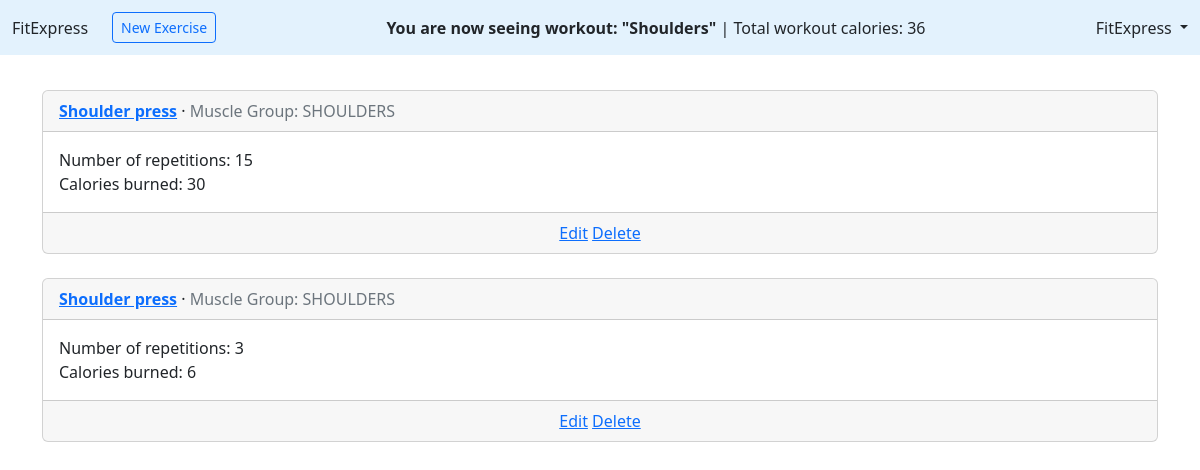
/workouts/5/ (signed in), run on an earlier commit of the app's database.
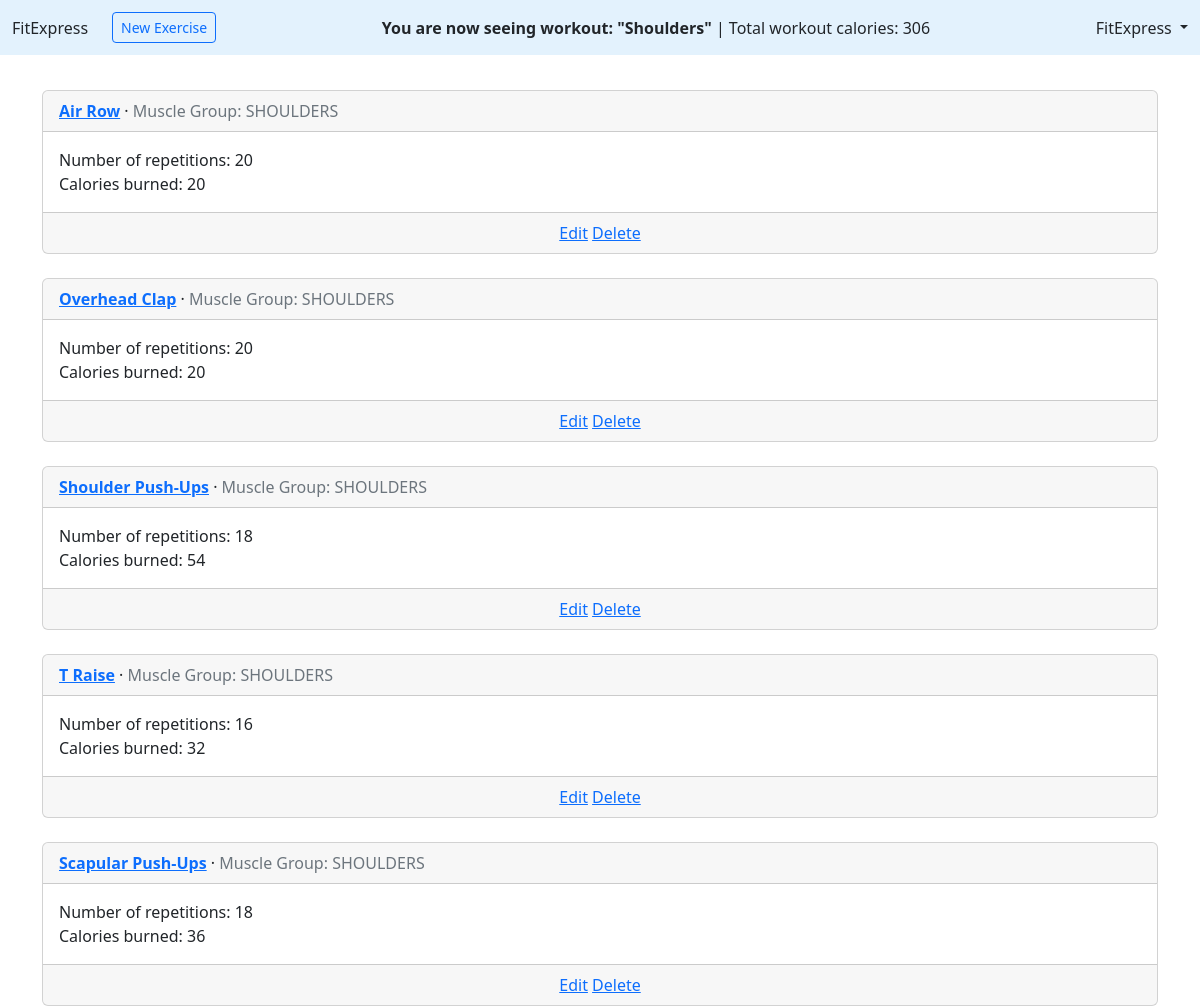
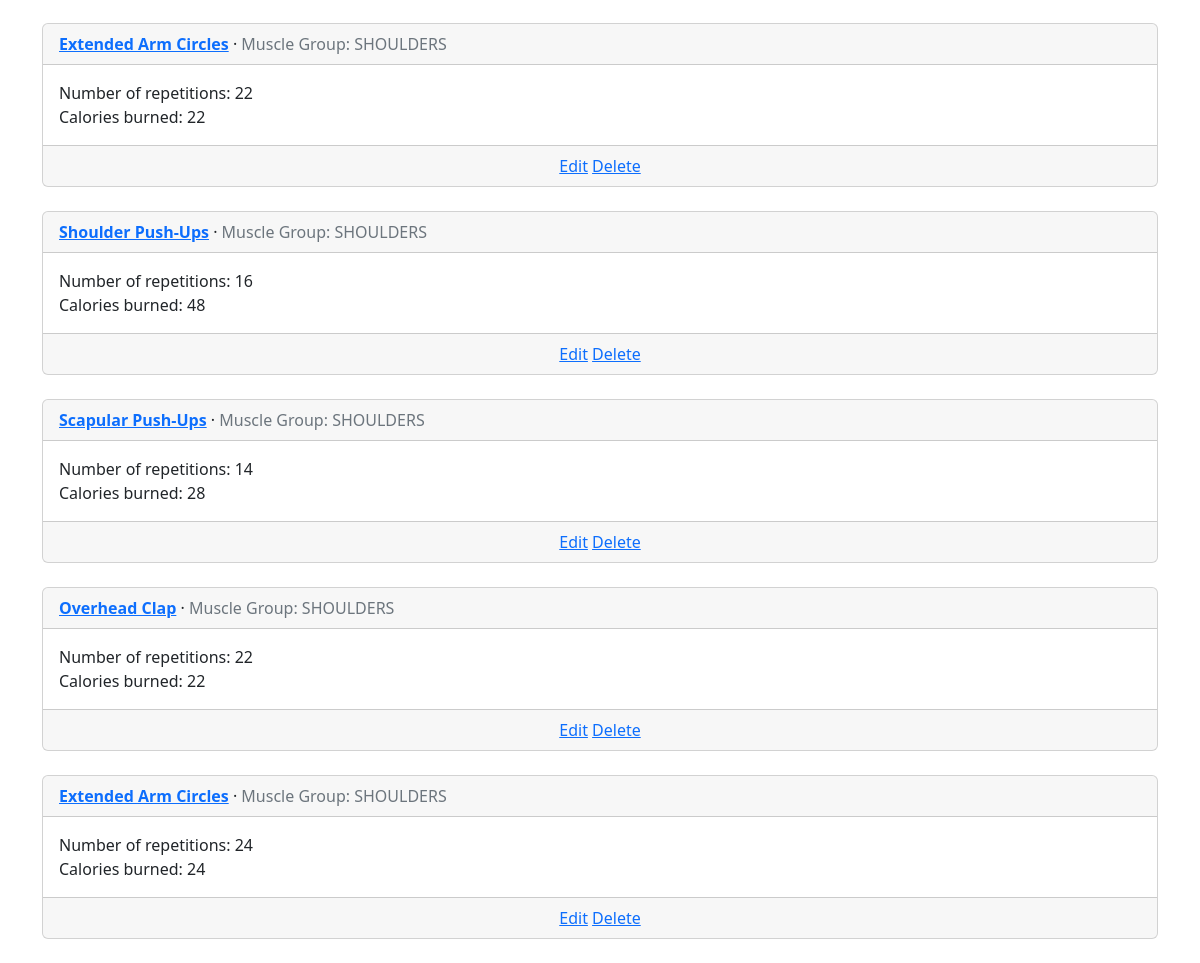
And on a later commit of the database (2 pictures, top to bottom).
### workouts/models.py (models this page shows, shortened)
class Workout(models.Model):
    title = models.CharField(max_length=255)
    description = models.TextField()
    exercise_num = models.PositiveIntegerField(default=0)
    last_training_date = models.DateField(null=True, blank=True)
    kcal = models.PositiveIntegerField(default=0)
    author = models.ForeignKey(
        settings.AUTH_USER_MODEL,
        on_delete=models.CASCADE,
    )
    def get_author(self):
        return self.author.__str__()

class WorkoutExercises(models.Model):
    workout = models.ForeignKey(Workout, on_delete=models.CASCADE)
    exercise = models.ForeignKey(Exercises, on_delete=models.CASCADE)
    repetitions = models.PositiveIntegerField()
    kcal_tot = models.PositiveIntegerField()

class Exercises(models.Model):
    muscle_group = models.TextField(choices=MuscleGroups.choices)
    title = models.CharField(max_length=255)
    kcal_rep = models.PositiveIntegerField()

### workouts/views.py (the view)
# urls.py: path("<int:workout_pk>/", WorkoutExercisesView.as_view(), name="workoutexercises"),
class WorkoutExercisesView(LoginRequiredMixin, ListView):
    model = WorkoutExercises
    template_name = "workoutexercises_list.html"
    context_object_name = "workoutexercises"
    def get_queryset(self):
        query = super().get_queryset()
        workout = Workout.objects.get(pk=self.kwargs["workout_pk"])
        qs = query.filter(workout=workout)
        return qs
    def get_context_data(self, **kwargs):
        context = super().get_context_data(**kwargs)
        context["workout"] = Workout.objects.get(pk=self.kwargs["workout_pk"])
        return context

### templates/workoutexercises_list.html (shortened to what this page needs)
{% extends "base_exercise.html" %}
{% block content %}
    {% if user.get_username == workout.get_author or workout.get_author == "FitExpress"%}
        {% if workoutexercises.count == 0 %}
            <h4>There are no exercises in this workout.</h4>
            <p><br><a class="btn btn-primary" href="{% url 'workoutexercise_new' workout.pk %}" role="button">Add new one!</a></p>
        {% else %}
            {% for workoutexercise in workoutexercises %}
                <div class="card">
                  <div class="card-header">
                    <span class="fw-bold">
                      <a href="#">{{ workoutexercise.exercise.title }}</a>
                    </span> &middot;
                    <span class="text-muted">Muscle Group: {{ workoutexercise.exercise.muscle_group }}</span>
                  </div>
                  <div class="card-body">
                    Number of repetitions: {{ workoutexercise.repetitions }} <br>
                    Calories burned: {{ workoutexercise.kcal_tot }}
                  </div>
                  <div class="card-footer text-center text-muted">
                    {% if not workout.get_author == "FitExpress" or user.username == "FitExpress"%}
                    <a href="{% url 'workoutexercise_edit' workout.pk workoutexercise.pk %}">Edit</a>
                    <a href="{% url 'workoutexercise_delete' workout.pk workoutexercise.pk %}">Delete</a>
                    {% else %}
                        Exercise {{ forloop.counter }}
                    {% endif %}
                  </div>
                </div>
                <br />
            {% endfor %}
        {% endif %}
    {% endif %}
{% endblock content %}

### templates/base_exercise.html (shortened to what this page needs)
<!DOCTYPE html>
<html>
<head>
  <link href="https://cdn.jsdelivr.net/npm/bootstrap@5.2.3/dist/css/bootstrap.min.css" rel="stylesheet"
>
</head>
<body>
  <header class="p-3 mb-3  fixed-top border-bottom" style="z-index: 1">
    <div class="d-flex flex-wrap align-items-center justify-content-center
        justify-content-lg-start fixed-top" style="background-color: #e3f2fd; padding: 1%">
      <a class="navbar-brand" href="{% url 'home' %}">FitExpress</a>
      {% if user.is_authenticated %}
      <ul class="nav col-12 col-lg-auto me-lg-auto mb-2 justify-content-center
          mb-md-0 ms-4">
        {% if not workout.get_author == "FitExpress" or user.username == "FitExpress" %}
            <li><a type="button" class="btn btn-outline-primary btn-sm" href="{% url "workoutexercise_new" workout.pk %}">New Exercise</a></li>
        {% endif %}
      </ul>
      <ul class="nav col-12 col-lg-auto me-lg-auto mb-2 justify-content-right
          mb-md-0">
          {% if not workout.get_author == "FitExpress" %}
            <li><p style="font-weight: bold; display: inline">You are now managing workout: "{{ workout.title }}" </p> <p style="display: inline">| Total workout calories: {{ workout.kcal }}</p></li>
          {% else %}
            <li><p style="font-weight: bold; display: inline">You are now seeing workout: "{{ workout.title }}" </p> <p style="display: inline">| Total workout calories: {{ workout.kcal }}</p></li>
          {% endif %}
      </ul>
      <div class="dropdown text-end">
        <a href="#" class="d-block link-dark text-decoration-none dropdown-toggle" id="dropdownUser1"
          data-bs-toggle="dropdown" aria-expanded="false">
          {{ user.username }}
        </a>
      </div>
      {% else %}
      <div class="text-end" style="margin-left: 2%;">
        <a href="{% url 'login' %}" class="btn btn-outline-primary me-2">
          Log In</a>
        <a href="{% url 'signup' %}" class="btn btn-primary">Sign Up</a>
      </div>
      {% endif %}
    </div>
  </header>
  <main>
    <br>
    <div class="container">
      {% block content %}
      {% endblock content %}
    </div>
  </main>
</body>
</html>

What changed in the data, as far as the page shows it:
removed WorkoutExercises: exercise "Shoulder press", exercise.muscle_group "SHOULDERS", repetitions "15", kcal_tot "30"
removed WorkoutExercises: exercise "Shoulder press", exercise.muscle_group "SHOULDERS", repetitions "3", kcal_tot "6"
changed Workout "Shoulders": kcal "36" → "306"
added WorkoutExercises: exercise "Air Row", exercise.muscle_group "SHOULDERS", repetitions "20", kcal_tot "20"
added WorkoutExercises: exercise "Overhead Clap", exercise.muscle_group "SHOULDERS", repetitions "20", kcal_tot "20"
added WorkoutExercises: exercise "Shoulder Push-Ups", exercise.muscle_group "SHOULDERS", repetitions "18", kcal_tot "54"
added WorkoutExercises: exercise "T Raise", exercise.muscle_group "SHOULDERS", repetitions "16", kcal_tot "32"
added WorkoutExercises: exercise "Scapular Push-Ups", exercise.muscle_group "SHOULDERS", repetitions "18", kcal_tot "36"
added WorkoutExercises: exercise "Extended Arm Circles", exercise.muscle_group "SHOULDERS", repetitions "22", kcal_tot "22"
added WorkoutExercises: exercise "Shoulder Push-Ups", exercise.muscle_group "SHOULDERS", repetitions "16", kcal_tot "48"
added WorkoutExercises: exercise "Scapular Push-Ups", exercise.muscle_group "SHOULDERS", repetitions "14", kcal_tot "28"
added WorkoutExercises: exercise "Overhead Clap", exercise.muscle_group "SHOULDERS", repetitions "22", kcal_tot "22"
added WorkoutExercises: exercise "Extended Arm Circles", exercise.muscle_group "SHOULDERS", repetitions "24", kcal_tot "24"
